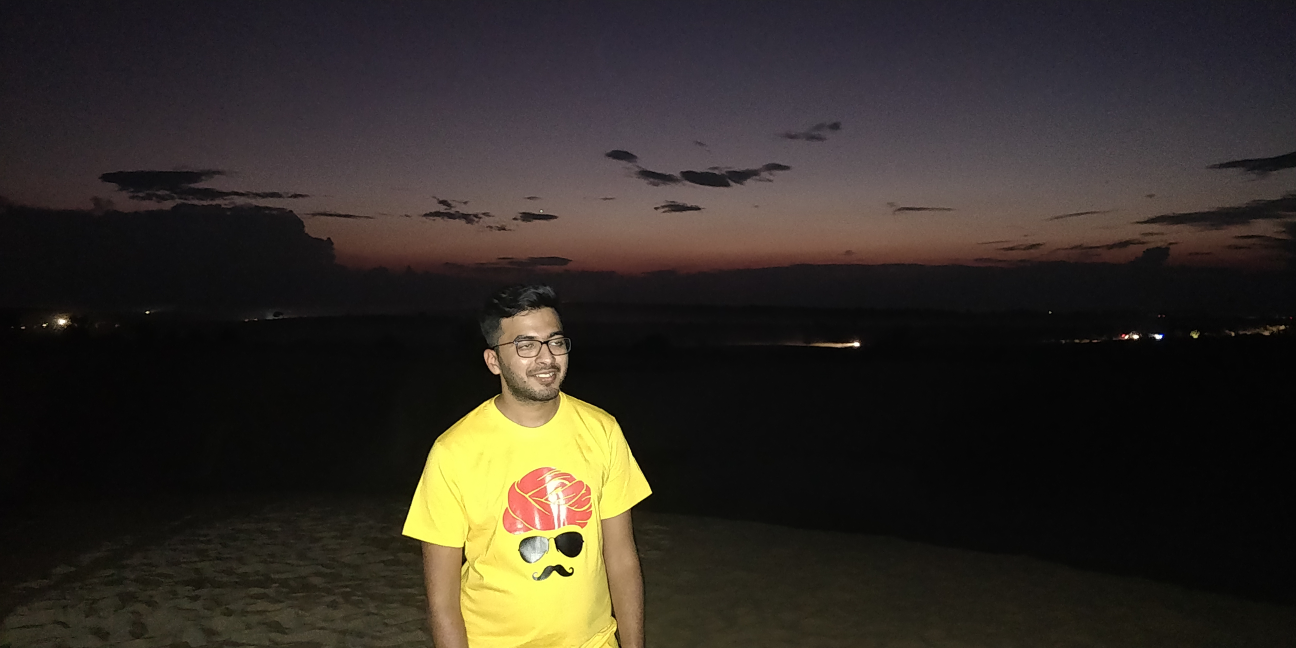
#> input picture uploads/IMG_20191031_184621.jpg, 5184 x 2592 px, given in place of 20181108_130840.jpg, which was not available (shown at 1/4 size)
$ python a.py
#> lines starting #> are read from the running program, lines starting #| are printed output that depends on the picture; after the words box and inside, x2 and y2 are one past the last pixel; in counts of white or black regions, pixels touching at a corner belong together; pictures that were not available may be replaced by others from this repository, and a replacement may not be noted
import sys
import cv2

img = '20181108_130840.jpg'
imagePath = '../uploads/' + img
cascPath = "haarcascade_frontalface_default.xml"

faceCascade = cv2.CascadeClassifier(cascPath)
image = cv2.imread(imagePath)
#> image is the input picture: shape (2592, 5184, 3); mean B, G, R 38, 44.5, 50.3

########################################
image = cv2.resize(image, (1360, 1080))
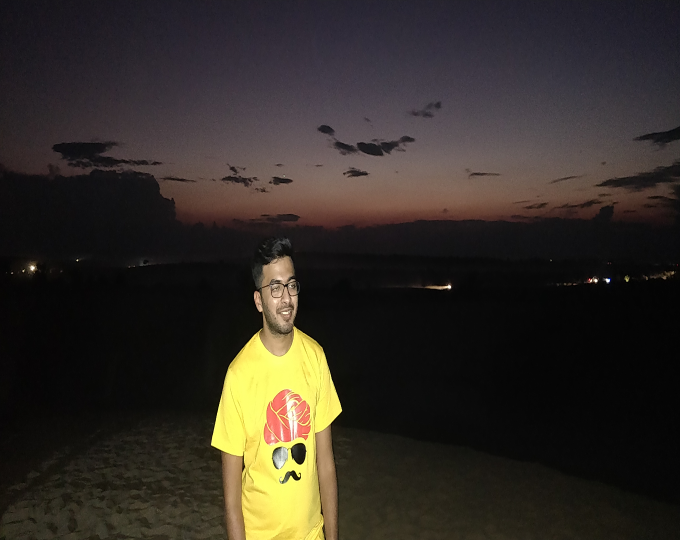
#> image: shape (1080, 1360, 3) (shown at 1/2 size); mean B, G, R 38, 44.4, 50.2
########################################

gray = cv2.cvtColor(image, cv2.COLOR_BGR2GRAY)
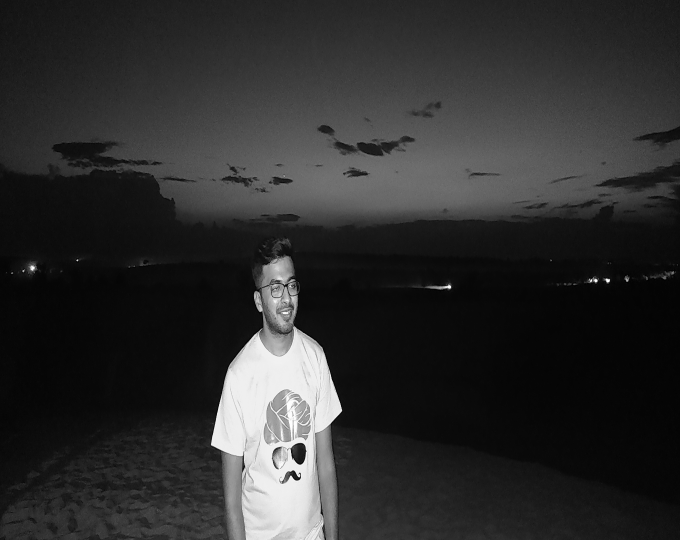
#> gray: shape (1080, 1360) (shown at 1/2 size); min 0, max 255, mean 45.4

faces = faceCascade.detectMultiScale(
    gray,
    scaleFactor=1.25,
    minNeighbors=5,
    minSize=(30, 30),
    flags = cv2.CASCADE_SCALE_IMAGE
)
#> faces = [[516, 530, 103, 103]]
#print("Found {0} faces!".format(len(faces)))

for (x, y, w, h) in faces:
    cv2.rectangle(image, (x, y), (x+w, y+h), (255, 255, 255), 2)
    print(x,y)
#> this loop made 1 pass
#| 516 530
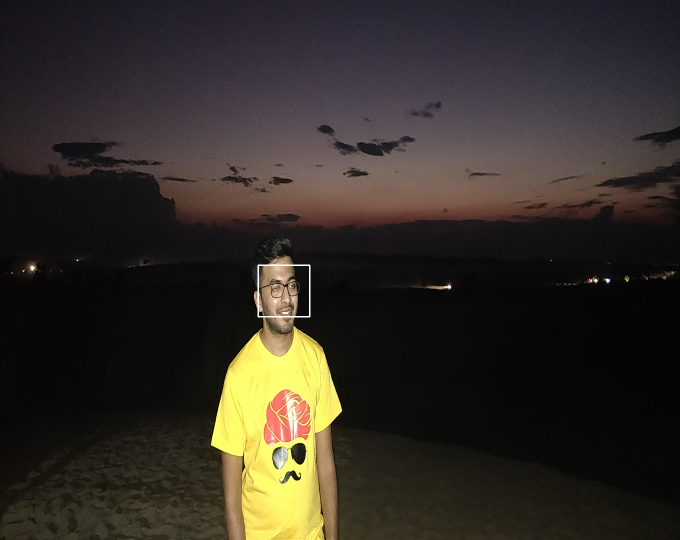
#> image: shape (1080, 1360, 3) (shown at 1/2 size); 0.08% of pixels changed, all inside (x1, y1, x2, y2) = (515, 529, 621, 635)

count = 0
for (x, y, w, h) in faces:
    x = int(x)
    y = int(y)
    w = int(w) + x
    h = int(h) + y
    crop_img = image[y:h, x:w]
    imgPath = "../detected_faces/" + str(count) + '_' + img
    cv2.imwrite( imgPath , crop_img)
    count += 1
#> this loop made 1 pass
#> (x, y, w, h, imgPath, count) on pass 1: (516, 530, 619, 633, '../detected_faces/0_20181108_130840.jpg', 1)
#> pass 1, `crop_img = image[y:h, x:w]`:
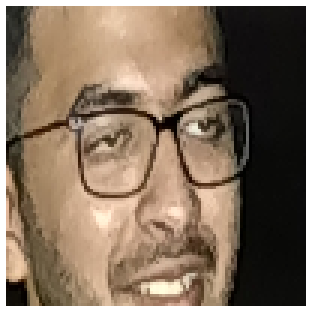
#> crop_img: shape (103, 103, 3) (shown 3 times larger); mean B, G, R 91.9, 110.9, 130.3
#> after the loop, count = 1
    # [7 lines of commented-out code are left out]


img = "../modified/" + img;
cv2.imwrite( img , image);

print(len(faces))
#| 1
sys.stdout.flush()

$ run again, on uploads/IMG_20191105_220847_339.jpg
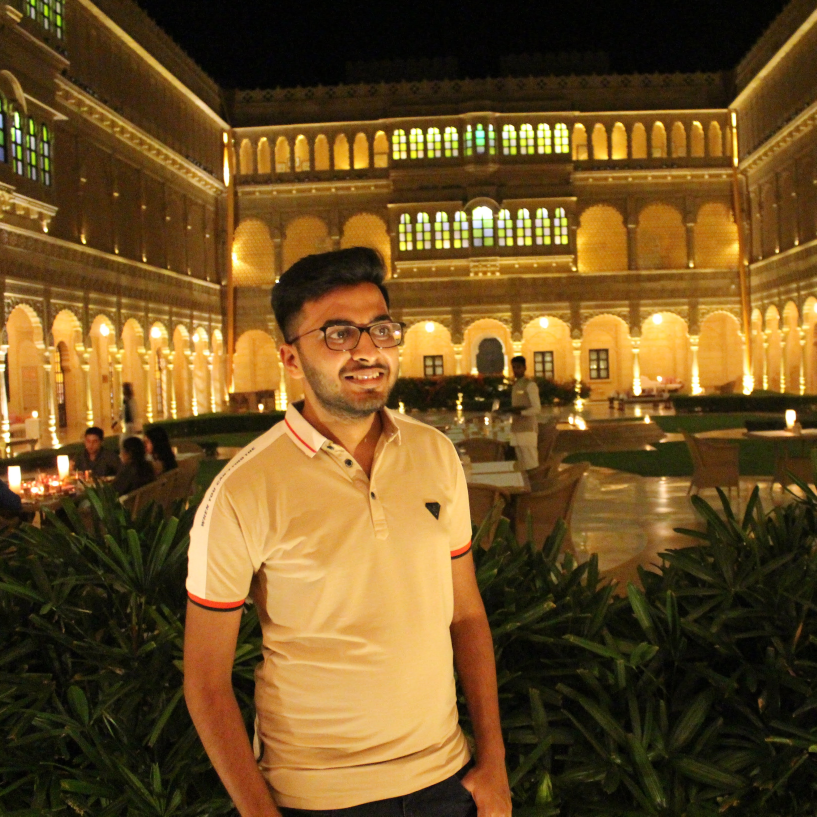
#> input picture uploads/IMG_20191105_220847_339.jpg, 3266 x 3265 px, given in place of 20181108_130840.jpg, which was not available (shown at 1/4 size)
#> image is the input picture: shape (3265, 3266, 3); mean B, G, R 35, 79.9, 109.1
#> `image = cv2.resize(image, (1360, 1080))`:
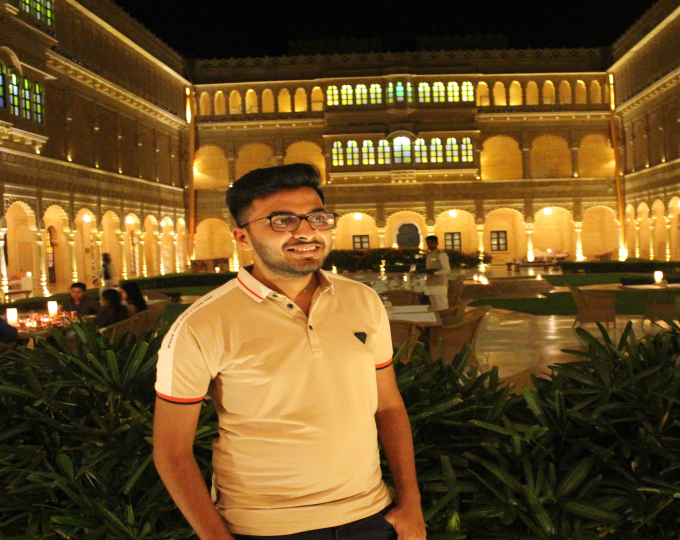
#> image: shape (1080, 1360, 3) (shown at 1/2 size); mean B, G, R 34.9, 79.7, 109
#> `gray = cv2.cvtColor(image, cv2.COLOR_BGR2GRAY)`:
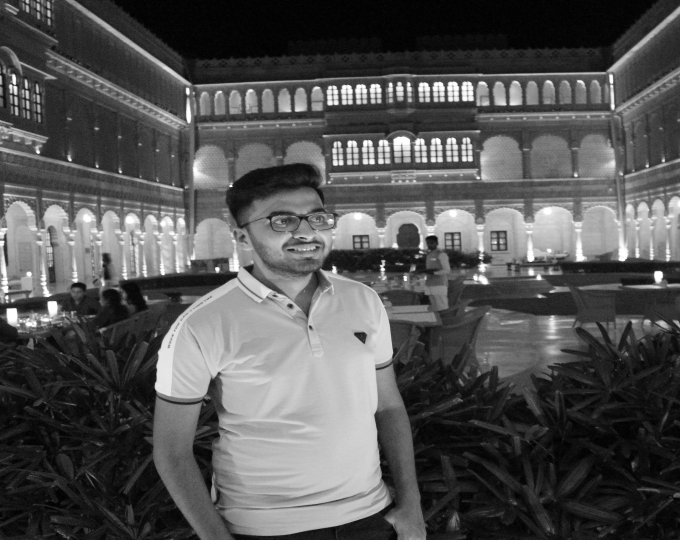
#> gray: shape (1080, 1360) (shown at 1/2 size); min 0, max 255, mean 83.4
#> faces = ()
#> after the loop `for (x, y, w, h) in faces:`: count = 0
#| 0
